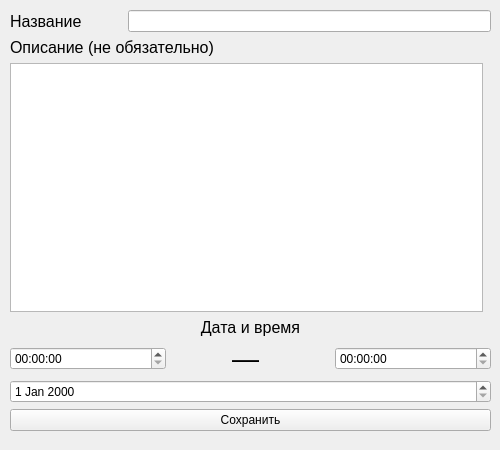
<?xml version="1.0" encoding="UTF-8"?>
<ui version="4.0">
 <class>Form</class>
 <widget class="QWidget" name="Form">
  <property name="geometry">
   <rect>
    <x>0</x>
    <y>0</y>
    <width>500</width>
    <height>450</height>
   </rect>
  </property>
  <property name="minimumSize">
   <size>
    <width>500</width>
    <height>450</height>
   </size>
  </property>
  <property name="maximumSize">
   <size>
    <width>500</width>
    <height>450</height>
   </size>
  </property>
  <property name="windowTitle">
   <string>Новое событие</string>
  </property>
  <widget class="QWidget" name="layoutWidget">
   <property name="geometry">
    <rect>
     <x>10</x>
     <y>10</y>
     <width>481</width>
     <height>421</height>
    </rect>
   </property>
   <layout class="QVBoxLayout" name="verticalLayout_6">
    <item>
     <layout class="QVBoxLayout" name="verticalLayout_5">
      <item>
       <layout class="QVBoxLayout" name="verticalLayout_2">
        <item>
         <layout class="QHBoxLayout" name="horizontalLayout">
          <item>
           <widget class="QLabel" name="title">
            <property name="font">
             <font>
              <pointsize>12</pointsize>
             </font>
            </property>
            <property name="text">
             <string>Название         </string>
            </property>
           </widget>
          </item>
          <item>
           <widget class="QLineEdit" name="titleEdit"/>
          </item>
         </layout>
        </item>
        <item>
         <layout class="QVBoxLayout" name="verticalLayout">
          <item>
           <widget class="QLabel" name="label_2">
            <property name="font">
             <font>
              <pointsize>12</pointsize>
             </font>
            </property>
            <property name="text">
             <string>Описание (не обязательно)</string>
            </property>
           </widget>
          </item>
          <item>
           <widget class="QPlainTextEdit" name="descriptionEdit">
            <property name="enabled">
             <bool>true</bool>
            </property>
            <property name="minimumSize">
             <size>
              <width>473</width>
              <height>200</height>
             </size>
            </property>
            <property name="maximumSize">
             <size>
              <width>473</width>
              <height>16777215</height>
             </size>
            </property>
           </widget>
          </item>
         </layout>
        </item>
       </layout>
      </item>
      <item>
       <layout class="QVBoxLayout" name="verticalLayout_4">
        <item>
         <layout class="QVBoxLayout" name="verticalLayout_3">
          <item>
           <widget class="QLabel" name="label_3">
            <property name="font">
             <font>
              <pointsize>12</pointsize>
             </font>
            </property>
            <property name="text">
             <string>Дата и время</string>
            </property>
            <property name="alignment">
             <set>Qt::AlignCenter</set>
            </property>
           </widget>
          </item>
          <item>
           <layout class="QHBoxLayout" name="horizontalLayout_2">
            <item>
             <widget class="QTimeEdit" name="timeEditStart"/>
            </item>
            <item>
             <widget class="QLabel" name="label_4">
              <property name="font">
               <font>
                <pointsize>20</pointsize>
               </font>
              </property>
              <property name="text">
               <string>        —</string>
              </property>
             </widget>
            </item>
            <item>
             <widget class="QTimeEdit" name="timeEditEnd"/>
            </item>
           </layout>
          </item>
         </layout>
        </item>
        <item>
         <widget class="QDateEdit" name="dateEdit"/>
        </item>
       </layout>
      </item>
     </layout>
    </item>
    <item>
     <widget class="QPushButton" name="SaveEdit">
      <property name="text">
       <string>Сохранить</string>
      </property>
     </widget>
    </item>
   </layout>
  </widget>
 </widget>
 <resources/>
 <connections/>
</ui>
